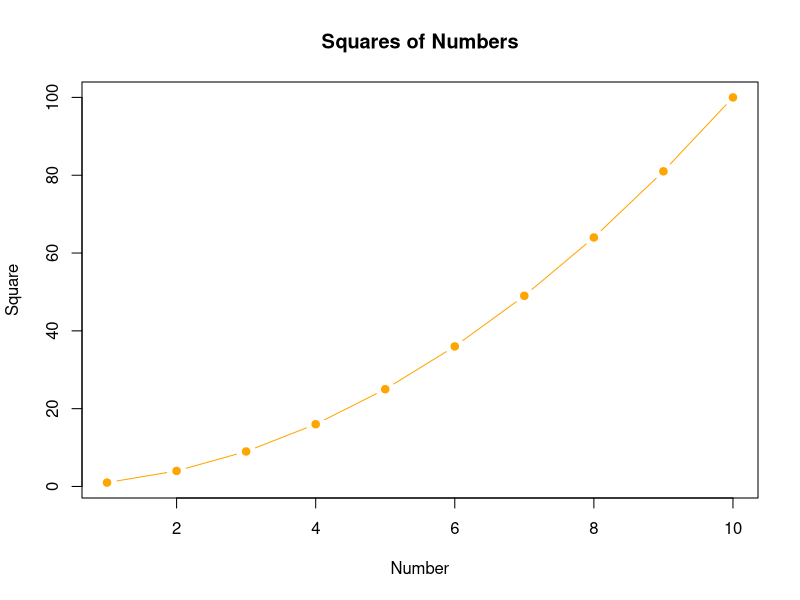

The R script that drew this image:
# Simple RStudio Demo Script

# Create some variables
name <- "Joanna"
x <- 1:10
y <- x^2

# Display output in the Console
print(paste("Hello,", name))

# Create a data frame
demo_data <- data.frame(
  Number = x,
  Square = y
)

# View the data frame
print(demo_data)

# Open data viewer tab
View(demo_data)

# Basic calculation
sum(y)
mean(x)

# Create a plot (appears in Plots pane)
plot(
  x, y,
  type = "b",
  col = "orange",
  pch = 19,
  main = "Squares of Numbers",
  xlab = "Number",
  ylab = "Square"
)

# Show R's built-in help
?mean

# Alternative help command
help(plot)

# ==================================================
# Try typing these directly into the Console
# ==================================================

# 2 + 2
# sqrt(25)
# mean(x)
